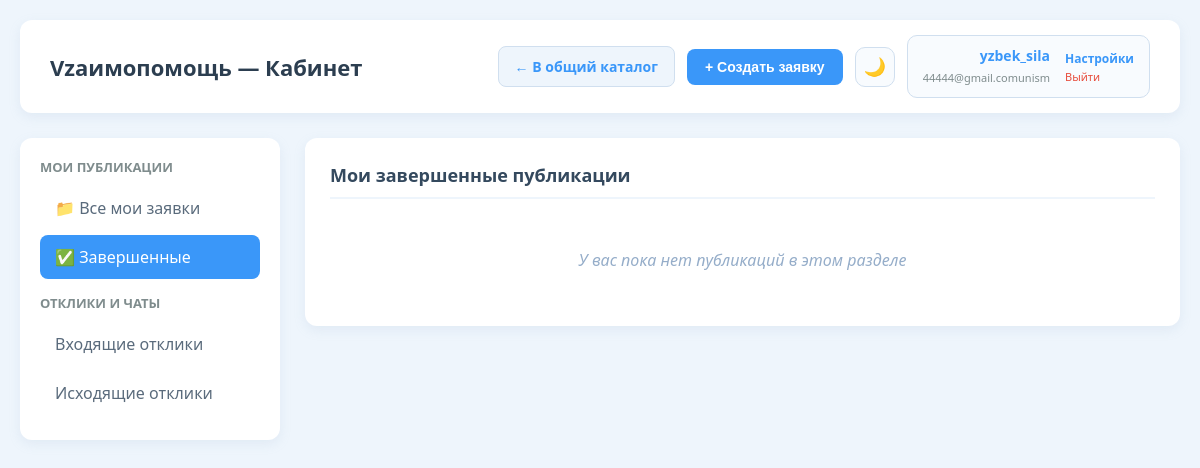
The page /dashboard.php?filter=completed (signed in) on the database as committed earlier.
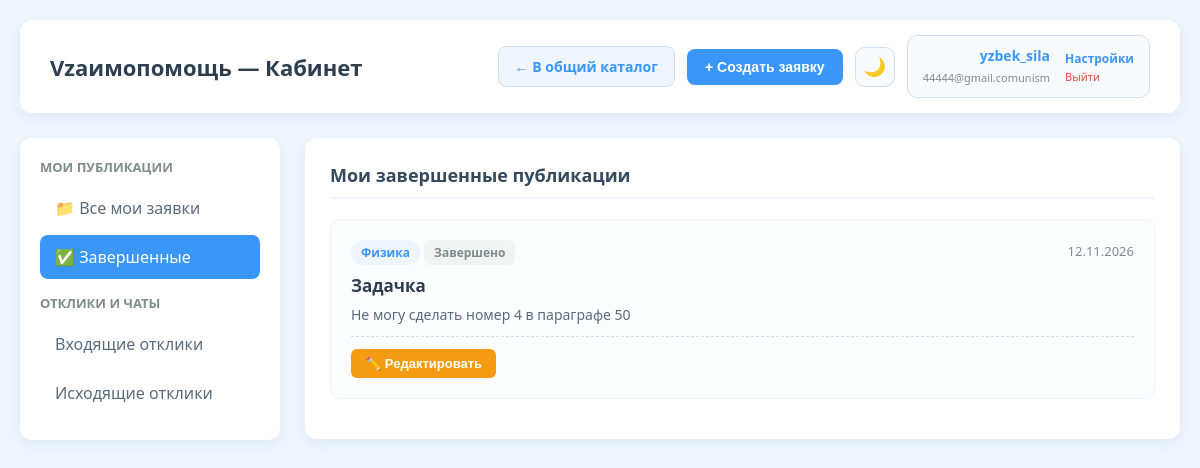
The same page on the database as committed later.
### tables this page shows
CREATE TABLE users (
            id INTEGER PRIMARY KEY AUTOINCREMENT,
            name TEXT NOT NULL,
            email TEXT NOT NULL UNIQUE,
            password_hash TEXT NOT NULL,
            bio TEXT DEFAULT '',
            skills TEXT DEFAULT '',
            created_at DATETIME DEFAULT CURRENT_TIMESTAMP
        );

CREATE TABLE offers (
            id INTEGER PRIMARY KEY AUTOINCREMENT,
            user_id INTEGER NOT NULL,
            category_id INTEGER NOT NULL,
            title TEXT NOT NULL,
            description TEXT NOT NULL,
            status TEXT DEFAULT 'Активно',
            created_at DATETIME DEFAULT CURRENT_TIMESTAMP, contact_link TEXT DEFAULT '',
            FOREIGN KEY (user_id) REFERENCES users(id) ON DELETE CASCADE,
            FOREIGN KEY (category_id) REFERENCES categories(id)
        );

### public/dashboard.php (the view, shortened to what this page needs)
<?php
$pdo = getDatabaseConnection();
$current_user_id = $_SESSION['user_id'];
$allowed_filters = ['my', 'completed', 'incoming', 'outgoing'];
$filter = isset($_GET['filter']) && in_array($_GET['filter'], $allowed_filters) ? $_GET['filter'] : 'my';
$stmt = $pdo->prepare('SELECT name, email FROM users WHERE id = ?');
$stmt->execute([$current_user_id]);
$user_profile = $stmt->fetch();
$offers_list = [];
if (in_array($filter, ['completed', 'my'])) {
    $sql = 'SELECT offers.*, users.name as author_name, categories.name as category_name
            FROM offers
            JOIN users ON offers.user_id = users.id
            JOIN categories ON offers.category_id = categories.id
            WHERE offers.user_id = ? ';
    $params = [$current_user_id];
    if ($filter === 'completed') {
        $sql .= 'AND offers.status = "Завершено" ';
    }
    $sql .= 'ORDER BY offers.created_at DESC';
    $stmt = $pdo->prepare($sql);
    $stmt->execute($params);
    $offers_list = $stmt->fetchAll();
}
?>
<!DOCTYPE html>
<html lang="ru">
<head>
</head>
<body>
<div class="container">
    <header class="header">
        <h1>Vzаимопомощь — Кабинет</h1>
        <div style="display: flex; align-items: center; gap: 12px;">
            <a href="index.php" class="btn-catalog">← В общий каталог</a>
            <button class="btn-open-modal" onclick="document.getElementById('offerModal').style.display='flex'">+ Создать заявку</button>
            <button type="button" id="themeToggle" class="btn-theme-toggle" title="Сменить тему">🌙</button>
            <div class="profile-widget">
                <div class="widget-info">
                    <span class="username"><?= htmlspecialchars($user_profile['name']) ?></span>
                    <span class="email"><?= htmlspecialchars($user_profile['email']) ?></span>
                </div>
                <div class="widget-actions">
                    <a class="widget-link" href="profile.php">Настройки</a>
                    <a class="logout-link" href="login.php?logout=1">Выйти</a>
                </div>
            </div>
        </div>
    </header>
    <div class="main-grid">
        <aside class="sidebar-menu">
            <h3>Мои публикации</h3>
            <ul class="menu-list">
                <li class="menu-item <?= $filter === 'my' ? 'active' : '' ?>"><a href="dashboard.php?filter=my">📁 Все мои заявки</a></li>
                <li class="menu-item <?= $filter === 'completed' ? 'active' : '' ?>"><a href="dashboard.php?filter=completed">✅ Завершенные</a></li>
            </ul>
            <h3>Отклики и чаты</h3>
            <ul class="menu-list">
                <li class="menu-item <?= $filter === 'incoming' ? 'active' : '' ?>"><a href="dashboard.php?filter=incoming"> Входящие отклики</a></li>
                <li class="menu-item <?= $filter === 'outgoing' ? 'active' : '' ?>"><a href="dashboard.php?filter=outgoing"> Исходящие отклики</a></li>
            </ul>
        </aside>
        <main class="content-area">
            <section class="card">
                <h2>
                    <?php
                    if ($filter === 'completed') echo 'Мои завершенные публикации';
                    ?>
                </h2>
                <?php if (in_array($filter, ['completed', 'my'])): ?>
                    <?php if (empty($offers_list)): ?>
                        <p class="no-data">У вас пока нет публикаций в этом разделе</p>
                    <?php else: ?>
                        <?php foreach ($offers_list as $offer): ?>
                            <div class="offer-item">
                                <div class="offer-meta">
                                    <div>
                                        <span class="category-badge"><?= htmlspecialchars($offer['category_name']) ?></span>
                                        <span class="status-badge <?= $offer['status'] === 'Активно' ? 'active' : 'completed' ?>"><?= htmlspecialchars($offer['status']) ?></span>
                                    </div>
                                    <span style="font-size:13px; color:#7f8c8d;"><?= date('d.m.Y', strtotime($offer['created_at'])) ?></span>
                                </div>
                                <div class="offer-title"><?= htmlspecialchars($offer['title']) ?></div>
                                <div class="offer-desc"><?= nl2br(htmlspecialchars($offer['description'])) ?></div>
                                <div class="author-actions">
                                    <button class="btn-edit" onclick="openEditModal(<?= htmlspecialchars(json_encode($offer)) ?>)">✏️ Редактировать</button>
                                </div>
                            </div>
                        <?php endforeach; ?>
                    <?php endif; ?>
                <?php endif; ?>
            </section>
        </main>
    </div>
</div>
</body>
</html>

### public/dashboard.php (style rules this page uses)
* { box-sizing: border-box; margin: 0; padding: 0; }
body { font-family: 'Segoe UI', Tahoma, Geneva, Verdana, sans-serif; background: #eef5fc; color: #2c3e50; padding: 20px; }
.container { max-width: 1200px; margin: 0 auto; }
.header { background: white; padding: 15px 30px; border-radius: 12px; box-shadow: 0 4px 12px rgba(149, 173, 201, 0.15); display: flex; justify-content: space-between; align-items: center; margin-bottom: 25px; }
.header h1 { font-size: 22px; color: #2c3e50; font-weight: 600; }
.profile-widget { background: #f8fbfe; border: 1.5px solid #d0dfef; padding: 10px 15px; border-radius: 10px; display: flex; align-items: center; gap: 15px; }
.btn-open-modal { background: #3a97f9; color: white; border: none; padding: 10px 18px; border-radius: 8px; font-size: 14px; font-weight: 600; cursor: pointer; text-decoration: none; }
.btn-catalog { background: #eef5fc; color: #3a97f9; border: 1.5px solid #d0dfef; padding: 10px 16px; border-radius: 8px; font-size: 14px; font-weight: 600; text-decoration: none; }
.btn-theme-toggle { background: #f8fbfe; border: 1.5px solid #d0dfef; color: #2c3e50; width: 40px; height: 40px; border-radius: 10px; font-size: 18px; cursor: pointer; display: flex; align-items: center; justify-content: center; }
.widget-info { text-align: right; }
.widget-info .username { font-weight: 600; color: #3a97f9; display: block; font-size: 14px; }
.widget-info .email { font-size: 11px; color: #7f8c8d; }
.widget-actions { display: flex; flex-direction: column; gap: 2px; }
.widget-link { font-size: 12px; color: #3a97f9; text-decoration: none; font-weight: 600; }
.logout-link { font-size: 11px; color: #e74c3c; text-decoration: none; }
.main-grid { display: grid; grid-template-columns: 260px 1fr; gap: 25px; }
.sidebar-menu { background: white; padding: 20px; border-radius: 12px; box-shadow: 0 4px 12px rgba(149, 173, 201, 0.15); height: fit-content; }
.sidebar-menu h3 { font-size: 13px; text-transform: uppercase; color: #7f8c8d; margin: 15px 0 10px 0; }
.sidebar-menu h3:first-child { margin-top: 0; }
.menu-list { list-style: none; }
.menu-item a { display: block; padding: 11px 15px; color: #5a6b7c; text-decoration: none; border-radius: 8px; font-weight: 500; margin-bottom: 5px; }
.menu-item.active a { background: #3a97f9; color: white; }
.card { background: white; padding: 25px; border-radius: 12px; box-shadow: 0 4px 12px rgba(149, 173, 201, 0.15); }
.card h2 { font-size: 18px; margin-bottom: 20px; padding-bottom: 10px; border-bottom: 2px solid #eef5fc; color: #34495e; }
.offer-item { border: 1.5px solid #eef5fc; padding: 20px; border-radius: 10px; margin-bottom: 15px; background: #fcfdfe; }
.offer-meta { display: flex; justify-content: space-between; align-items: center; flex-wrap: wrap; gap: 10px; margin-bottom: 12px; }
.category-badge { background: #eef5fc; color: #3a97f9; font-size: 12px; font-weight: 600; padding: 4px 10px; border-radius: 20px; }
.status-badge { font-size: 12px; font-weight: 600; padding: 4px 10px; border-radius: 6px; }
.status-badge.completed { background: #f2f4f4; color: #7f8c8d; }
.offer-title { font-size: 17px; font-weight: 600; margin-bottom: 8px; word-break: break-word; }
.offer-desc { font-size: 14px; color: #5a6b7c; margin-bottom: 10px; word-break: break-word; }
.author-actions { display: flex; flex-wrap: wrap; gap: 10px; margin-top: 12px; border-top: 1px dashed #d0dfef; padding-top: 12px; }
.btn-edit { background: #f39c12; color: white; border: none; padding: 7px 14px; border-radius: 6px; cursor: pointer; font-size: 13px; font-weight: 600; }
.no-data { text-align: center; color: #95adc9; padding: 30px 0; font-style: italic; }

Rows that differ between the two databases and show on the page:
added offers: category_name "Физика", status "Завершено", created_at "12.11.2026", title "Задачка", description "Не могу сделать номер 4 в параграфе 50"
Other text that changed with them:
text no longer shown: "У вас пока нет публикаций в этом разделе"
